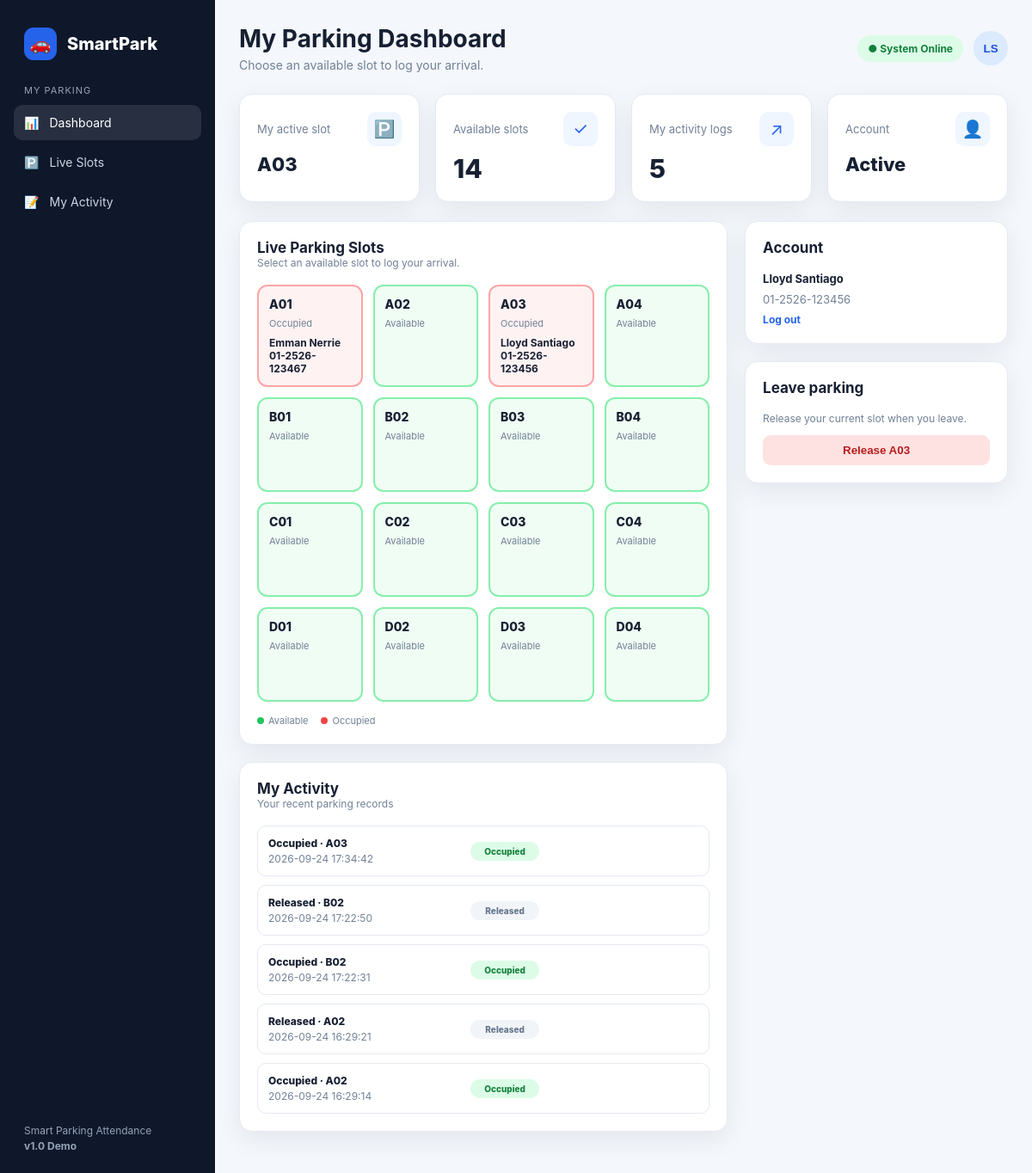
The app's page /frontend/main.php (signed in) with its own data.
### tables this page shows
CREATE TABLE `parking_slots` (
  `id` int(10) UNSIGNED NOT NULL,
  `slot_code` varchar(3) NOT NULL,
  `status` enum('available','occupied') NOT NULL DEFAULT 'available',
  `user_id` int(10) UNSIGNED DEFAULT NULL,
  `occupied_at` datetime DEFAULT NULL
);

CREATE TABLE `users` (
  `id` int(10) UNSIGNED NOT NULL,
  `name` varchar(120) NOT NULL,
  `student_number` varchar(40) NOT NULL,
  `email` varchar(160) NOT NULL,
  `password` varchar(255) NOT NULL,
  `created_at` timestamp NOT NULL DEFAULT current_timestamp()
);

CREATE TABLE `parking_logs` (
  `id` int(10) UNSIGNED NOT NULL,
  `slot_id` int(10) UNSIGNED NOT NULL,
  `user_id` int(10) UNSIGNED NOT NULL,
  `action` enum('occupied','released') NOT NULL,
  `logged_at` datetime NOT NULL DEFAULT current_timestamp()
);

### frontend/main.php (the view, shortened to what this page needs)
<?php
require_once '../backend/config.php';
$userId = (int) $_SESSION['user_id'];
$slots = $conn->query(
    "SELECT parking_slots.*, users.name, users.student_number
     FROM parking_slots
     LEFT JOIN users ON users.id = parking_slots.user_id
     ORDER BY slot_code"
)->fetch_all(MYSQLI_ASSOC);
$mySlot = $conn->query(
    "SELECT slot_code
     FROM parking_slots
     WHERE user_id = $userId AND status = 'occupied'
     LIMIT 1"
)->fetch_assoc();
$logsStatement = $conn->prepare(
    "SELECT parking_logs.*, parking_slots.slot_code
     FROM parking_logs
     JOIN parking_slots ON parking_slots.id = parking_logs.slot_id
     WHERE parking_logs.user_id = ?
     ORDER BY logged_at DESC
     LIMIT 10"
);
$logsStatement->bind_param('i', $userId);
$logsStatement->execute();
$logs = $logsStatement->get_result()->fetch_all(MYSQLI_ASSOC);
$availableCount = count(array_filter($slots, fn($slot) => $slot['status'] === 'available'));
$nameParts = preg_split('/\s+/', trim($_SESSION['user_name']));
$profileInitials = strtoupper(
    substr($nameParts[0], 0, 1) . substr($nameParts[count($nameParts) - 1], 0, 1)
);
?>
<!DOCTYPE html>
<html lang="en">
<head>
    <link rel="stylesheet" href="style.css">
</head>
<body>
    <div class="app">
        <aside class="sidebar">
            <div class="brand">
                <div class="brand-icon">🚗</div>
                <span>SmartPark</span>
            </div>
            <div class="nav-title">My parking</div>
            <nav class="nav">
                <a class="active" href="#">
                    <span>📊</span>
                    <span>Dashboard</span>
                </a>
                <a href="#parking">
                    <span>🅿️</span>
                    <span>Live Slots</span>
                </a>
                <a href="#my-log">
                    <span>📝</span>
                    <span>My Activity</span>
                </a>
            </nav>
            <div class="sidebar-bottom">
                Smart Parking Attendance<br>
                <b>v1.0 Demo</b>
            </div>
        </aside>
        <main>
            <div class="topbar">
                <div>
                    <h1>My Parking Dashboard</h1>
                    <div class="subtitle">Choose an available slot to log your arrival.</div>
                </div>
                <div class="top-actions">
                    <div class="status">● System Online</div>
                    <div class="profile-menu">
                        <button class="avatar profile-toggle" type="button" aria-expanded="false">
                            <?= htmlspecialchars($profileInitials) ?>
                        </button>
                    </div>
                </div>
            </div>
            <section class="stats">
                <div class="stat">
                    <div class="stat-top">
                        <span class="stat-label">My active slot</span>
                        <div class="stat-icon">🅿️</div>
                    </div>
                    <div class="stat-value stat-value-small">
                        <?= $mySlot ? htmlspecialchars($mySlot['slot_code']) : 'None' ?>
                    </div>
                </div>
                <div class="stat">
                    <div class="stat-top">
                        <span class="stat-label">Available slots</span>
                        <div class="stat-icon">✓</div>
                    </div>
                    <div class="stat-value"><?= $availableCount ?></div>
                </div>
                <div class="stat">
                    <div class="stat-top">
                        <span class="stat-label">My activity logs</span>
                        <div class="stat-icon">↗</div>
                    </div>
                    <div class="stat-value"><?= count($logs) ?></div>
                </div>
                <div class="stat">
                    <div class="stat-top">
                        <span class="stat-label">Account</span>
                        <div class="stat-icon">👤</div>
                    </div>
                    <div class="stat-value stat-value-small">Active</div>
                </div>
            </section>
            <div class="content-grid">
                <section id="parking">
                    <div class="card">
                        <div class="card-header">
                            <div>
                                <h2>Live Parking Slots</h2>
                                <div class="small">Select an available slot to log your arrival.</div>
                            </div>
                        </div>
                        <div class="parking-grid">
                            <?php foreach ($slots as $slot): ?>
                                <?php if ($slot['status'] === 'occupied'): ?>
                                    <div class="slot occupied">
                                        <div class="slot-name"><?= htmlspecialchars($slot['slot_code']) ?></div>
                                        <div class="slot-state">Occupied</div>
                                        <div class="slot-car">
                                            <?= htmlspecialchars($slot['name']) ?><br>
                                            <?= htmlspecialchars($slot['student_number']) ?>
                                        </div>
                                    </div>
                                <?php else: ?>
                                    <div class="slot free">
                                        <div class="slot-name"><?= htmlspecialchars($slot['slot_code']) ?></div>
                                        <div class="slot-state">Available</div>
                                    </div>
                                <?php endif; ?>
                            <?php endforeach; ?>
                        </div>
                        <div class="legend">
                            <span><i class="dot free"></i>Available</span>
                            <span><i class="dot occupied"></i>Occupied</span>
                        </div>
                    </div>
                    <div class="card" id="my-log">
                        <div class="card-header">
                            <div>
                                <h2>My Activity</h2>
                                <div class="small">Your recent parking records</div>
                            </div>
                        </div>
                        <div class="attendance-list">
                            <?php foreach ($logs as $log): ?>
                                <div class="attendance-row">
                                    <div>
                                        <div class="person"><?= ucfirst($log['action']) ?> · <?= htmlspecialchars($log['slot_code']) ?></div>
                                        <div class="plate"><?= htmlspecialchars($log['logged_at']) ?></div>
                                    </div>
                                    <span class="badge <?= $log['action'] === 'occupied' ? 'in' : 'out' ?>"><?= ucfirst($log['action']) ?></span>
                                </div>
                            <?php endforeach; ?>
                        </div>
                    </div>
                </section>
                <aside>
                    <div class="card">
                        <div class="card-header">
                            <h2>Account</h2>
                        </div>
                        <div class="account-details">
                            <strong><?= htmlspecialchars($_SESSION['user_name']) ?></strong>
                            <span><?= htmlspecialchars($_SESSION['student_number']) ?></span>
                            <a href="../backend/logout.php" class="button-link">Log out</a>
                        </div>
                    </div>
                    <?php if ($mySlot): ?>
                        <div class="card">
                            <div class="card-header">
                                <h2>Leave parking</h2>
                            </div>
                            <p class="small">Release your current slot when you leave.</p>
                            <form action="../backend/parking_action.php" method="post">
                                <button type="submit" name="action" value="release" class="danger full-button">
                                    Release <?= htmlspecialchars($mySlot['slot_code']) ?>
                                </button>
                            </form>
                        </div>
                    <?php endif; ?>
                </aside>
            </div>
        </main>
    </div>
</body>
</html>

### records on screen
parking_slots: slot_code "A03", user.name "Lloyd Santiago", user.student_number "01-2526-123456"
parking_slots: slot_code "A01", user.name "Emman Nerrie", user.student_number "01-2526-123467"
parking_slots: slot_code "A02"
parking_slots: slot_code "A04"
parking_slots: slot_code "B01"
parking_slots: slot_code "B02"
parking_slots: slot_code "B03"
parking_slots: slot_code "B04"
parking_slots: slot_code "C01"
parking_slots: slot_code "C02"
parking_slots: slot_code "C03"
parking_slots: slot_code "C04"
parking_slots: slot_code "D01"
parking_slots: slot_code "D02"
parking_slots: slot_code "D03"
parking_slots: slot_code "D04"
parking_logs: action "Occupied", slot.slot_code "A03", logged_at "2026-09-24 17:34:42"
parking_logs: action "Released", slot.slot_code "B02", logged_at "2026-09-24 17:22:50"
parking_logs: action "Occupied", slot.slot_code "B02", logged_at "2026-09-24 17:22:31"
parking_logs: action "Released", slot.slot_code "A02", logged_at "2026-09-24 16:29:21"
parking_logs: action "Occupied", slot.slot_code "A02", logged_at "2026-09-24 16:29:14"

### other values on screen
$profileInitials "LS"
$availableCount "14"
count($logs) "5"
$_SESSION['user_name'] "Lloyd Santiago"
$_SESSION['student_number'] "01-2526-123456"
